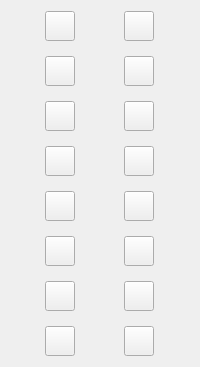
         <widget class="QWidget" name="widget" native="true">
          <property name="sizePolicy">
           <sizepolicy hsizetype="Maximum" vsizetype="Maximum">
            <horstretch>0</horstretch>
            <verstretch>0</verstretch>
           </sizepolicy>
          </property>
          <layout class="QGridLayout" name="gridLayout">
           <property name="spacing">
            <number>15</number>
           </property>
           <item row="6" column="0">
            <widget class="QPushButton" name="rectButton">
             <property name="minimumSize">
              <size>
               <width>30</width>
               <height>30</height>
              </size>
             </property>
             <property name="maximumSize">
              <size>
               <width>30</width>
               <height>30</height>
              </size>
             </property>
             <property name="text">
              <string/>
             </property>
             <property name="icon">
              <iconset>
               <normaloff>images/layer-shape.png</normaloff>images/layer-shape.png</iconset>
             </property>
             <property name="checkable">
              <bool>true</bool>
             </property>
            </widget>
           </item>
           <item row="5" column="1">
            <widget class="QPushButton" name="polylineButton">
             <property name="minimumSize">
              <size>
               <width>30</width>
               <height>30</height>
              </size>
             </property>
             <property name="maximumSize">
              <size>
               <width>30</width>
               <height>30</height>
              </size>
             </property>
             <property name="text">
              <string/>
             </property>
             <property name="icon">
              <iconset>
               <normaloff>images/layer-shape-polyline.png</normaloff>images/layer-shape-polyline.png</iconset>
             </property>
             <property name="checkable">
              <bool>true</bool>
             </property>
            </widget>
           </item>
           <item row="0" column="1">
            <widget class="QPushButton" name="selectrectButton">
             <property name="sizePolicy">
              <sizepolicy hsizetype="Fixed" vsizetype="Fixed">
               <horstretch>0</horstretch>
               <verstretch>0</verstretch>
              </sizepolicy>
             </property>
             <property name="minimumSize">
              <size>
               <width>30</width>
               <height>30</height>
              </size>
             </property>
             <property name="maximumSize">
              <size>
               <width>30</width>
               <height>30</height>
              </size>
             </property>
             <property name="text">
              <string/>
             </property>
             <property name="icon">
              <iconset>
               <normaloff>images/selection.png</normaloff>images/selection.png</iconset>
             </property>
             <property name="checkable">
              <bool>true</bool>
             </property>
            </widget>
           </item>
           <item row="1" column="0">
            <widget class="QPushButton" name="eraserButton">
             <property name="sizePolicy">
              <sizepolicy hsizetype="Fixed" vsizetype="Fixed">
               <horstretch>0</horstretch>
               <verstretch>0</verstretch>
              </sizepolicy>
             </property>
             <property name="minimumSize">
              <size>
               <width>30</width>
               <height>30</height>
              </size>
             </property>
             <property name="maximumSize">
              <size>
               <width>30</width>
               <height>30</height>
              </size>
             </property>
             <property name="text">
              <string/>
             </property>
             <property name="icon">
              <iconset>
               <normaloff>images/eraser.png</normaloff>images/eraser.png</iconset>
             </property>
             <property name="checkable">
              <bool>true</bool>
             </property>
            </widget>
           </item>
           <item row="2" column="1">
            <widget class="QPushButton" name="stampButton">
             <property name="sizePolicy">
              <sizepolicy hsizetype="Fixed" vsizetype="Fixed">
               <horstretch>0</horstretch>
               <verstretch>0</verstretch>
              </sizepolicy>
             </property>
             <property name="minimumSize">
              <size>
               <width>30</width>
               <height>30</height>
              </size>
             </property>
             <property name="maximumSize">
              <size>
               <width>30</width>
               <height>30</height>
              </size>
             </property>
             <property name="text">
              <string/>
             </property>
             <property name="icon">
              <iconset>
               <normaloff>images/cake.png</normaloff>images/cake.png</iconset>
             </property>
             <property name="checkable">
              <bool>true</bool>
             </property>
            </widget>
           </item>
           <item row="2" column="0">
            <widget class="QPushButton" name="dropperButton">
             <property name="sizePolicy">
              <sizepolicy hsizetype="Fixed" vsizetype="Fixed">
               <horstretch>0</horstretch>
               <verstretch>0</verstretch>
              </sizepolicy>
             </property>
             <property name="minimumSize">
              <size>
               <width>30</width>
               <height>30</height>
              </size>
             </property>
             <property name="maximumSize">
              <size>
               <width>30</width>
               <height>30</height>
              </size>
             </property>
             <property name="text">
              <string/>
             </property>
             <property name="icon">
              <iconset>
               <normaloff>images/pipette.png</normaloff>images/pipette.png</iconset>
             </property>
             <property name="checkable">
              <bool>true</bool>
             </property>
            </widget>
           </item>
           <item row="0" column="0">
            <widget class="QPushButton" name="selectpolyButton">
             <property name="sizePolicy">
              <sizepolicy hsizetype="Fixed" vsizetype="Fixed">
               <horstretch>0</horstretch>
               <verstretch>0</verstretch>
              </sizepolicy>
             </property>
             <property name="minimumSize">
              <size>
               <width>30</width>
               <height>30</height>
              </size>
             </property>
             <property name="maximumSize">
              <size>
               <width>30</width>
               <height>30</height>
              </size>
             </property>
             <property name="text">
              <string/>
             </property>
             <property name="icon">
              <iconset>
               <normaloff>images/selection-poly.png</normaloff>images/selection-poly.png</iconset>
             </property>
             <property name="checkable">
              <bool>true</bool>
             </property>
            </widget>
           </item>
           <item row="3" column="1">
            <widget class="QPushButton" name="brushButton">
             <property name="sizePolicy">
              <sizepolicy hsizetype="Fixed" vsizetype="Fixed">
               <horstretch>0</horstretch>
               <verstretch>0</verstretch>
              </sizepolicy>
             </property>
             <property name="minimumSize">
              <size>
               <width>30</width>
               <height>30</height>
              </size>
             </property>
             <property name="maximumSize">
              <size>
               <width>30</width>
               <height>30</height>
              </size>
             </property>
             <property name="text">
              <string/>
             </property>
             <property name="icon">
              <iconset>
               <normaloff>images/paint-brush.png</normaloff>images/paint-brush.png</iconset>
             </property>
             <property name="checkable">
              <bool>true</bool>
             </property>
            </widget>
           </item>
           <item row="3" column="0">
            <widget class="QPushButton" name="penButton">
             <property name="sizePolicy">
              <sizepolicy hsizetype="Fixed" vsizetype="Fixed">
               <horstretch>0</horstretch>
               <verstretch>0</verstretch>
              </sizepolicy>
             </property>
             <property name="minimumSize">
              <size>
               <width>30</width>
               <height>30</height>
              </size>
             </property>
             <property name="maximumSize">
              <size>
               <width>30</width>
               <height>30</height>
              </size>
             </property>
             <property name="text">
              <string/>
             </property>
             <property name="icon">
              <iconset>
               <normaloff>images/pencil.png</normaloff>images/pencil.png</iconset>
             </property>
             <property name="checkable">
              <bool>true</bool>
             </property>
            </widget>
           </item>
           <item row="1" column="1">
            <widget class="QPushButton" name="fillButton">
             <property name="sizePolicy">
              <sizepolicy hsizetype="Fixed" vsizetype="Fixed">
               <horstretch>0</horstretch>
               <verstretch>0</verstretch>
              </sizepolicy>
             </property>
             <property name="minimumSize">
              <size>
               <width>30</width>
               <height>30</height>
              </size>
             </property>
             <property name="maximumSize">
              <size>
               <width>30</width>
               <height>30</height>
              </size>
             </property>
             <property name="text">
              <string/>
             </property>
             <property name="icon">
              <iconset>
               <normaloff>images/paint-can.png</normaloff>images/paint-can.png</iconset>
             </property>
             <property name="checkable">
              <bool>true</bool>
             </property>
            </widget>
           </item>
           <item row="4" column="1">
            <widget class="QPushButton" name="textButton">
             <property name="sizePolicy">
              <sizepolicy hsizetype="Fixed" vsizetype="Fixed">
               <horstretch>0</horstretch>
               <verstretch>0</verstretch>
              </sizepolicy>
             </property>
             <property name="minimumSize">
              <size>
               <width>30</width>
               <height>30</height>
              </size>
             </property>
             <property name="maximumSize">
              <size>
               <width>30</width>
               <height>30</height>
              </size>
             </property>
             <property name="text">
              <string/>
             </property>
             <property name="icon">
              <iconset>
               <normaloff>images/edit.png</normaloff>images/edit.png</iconset>
             </property>
             <property name="checkable">
              <bool>true</bool>
             </property>
            </widget>
           </item>
           <item row="6" column="1">
            <widget class="QPushButton" name="polygonButton">
             <property name="minimumSize">
              <size>
               <width>30</width>
               <height>30</height>
              </size>
             </property>
             <property name="maximumSize">
              <size>
               <width>30</width>
               <height>30</height>
              </size>
             </property>
             <property name="text">
              <string/>
             </property>
             <property name="icon">
              <iconset>
               <normaloff>images/layer-shape-polygon.png</normaloff>images/layer-shape-polygon.png</iconset>
             </property>
             <property name="checkable">
              <bool>true</bool>
             </property>
            </widget>
           </item>
           <item row="7" column="1">
            <widget class="QPushButton" name="roundrectButton">
             <property name="minimumSize">
              <size>
               <width>30</width>
               <height>30</height>
              </size>
             </property>
             <property name="maximumSize">
              <size>
               <width>30</width>
               <height>30</height>
              </size>
             </property>
             <property name="text">
              <string/>
             </property>
             <property name="icon">
              <iconset>
               <normaloff>images/layer-shape-round.png</normaloff>images/layer-shape-round.png</iconset>
             </property>
             <property name="checkable">
              <bool>true</bool>
             </property>
            </widget>
           </item>
           <item row="7" column="0">
            <widget class="QPushButton" name="ellipseButton">
             <property name="minimumSize">
              <size>
               <width>30</width>
               <height>30</height>
              </size>
             </property>
             <property name="maximumSize">
              <size>
               <width>30</width>
               <height>30</height>
              </size>
             </property>
             <property name="text">
              <string/>
             </property>
             <property name="icon">
              <iconset>
               <normaloff>images/layer-shape-ellipse.png</normaloff>images/layer-shape-ellipse.png</iconset>
             </property>
             <property name="checkable">
              <bool>true</bool>
             </property>
            </widget>
           </item>
           <item row="5" column="0">
            <widget class="QPushButton" name="lineButton">
             <property name="minimumSize">
              <size>
               <width>30</width>
               <height>30</height>
              </size>
             </property>
             <property name="maximumSize">
              <size>
               <width>30</width>
               <height>30</height>
              </size>
             </property>
             <property name="text">
              <string/>
             </property>
             <property name="icon">
              <iconset>
               <normaloff>images/layer-shape-line.png</normaloff>images/layer-shape-line.png</iconset>
             </property>
             <property name="checkable">
              <bool>true</bool>
             </property>
            </widget>
           </item>
           <item row="4" column="0">
            <widget class="QPushButton" name="sprayButton">
             <property name="sizePolicy">
              <sizepolicy hsizetype="Minimum" vsizetype="Fixed">
               <horstretch>0</horstretch>
               <verstretch>0</verstretch>
              </sizepolicy>
             </property>
             <property name="minimumSize">
              <size>
               <width>30</width>
               <height>30</height>
              </size>
             </property>
             <property name="maximumSize">
              <size>
               <width>30</width>
               <height>30</height>
              </size>
             </property>
             <property name="text">
              <string/>
             </property>
             <property name="icon">
              <iconset>
               <normaloff>images/spray.png</normaloff>images/spray.png</iconset>
             </property>
             <property name="checkable">
              <bool>true</bool>
             </property>
             <property name="flat">
              <bool>false</bool>
             </property>
            </widget>
           </item>
          </layout>
         </widget>
